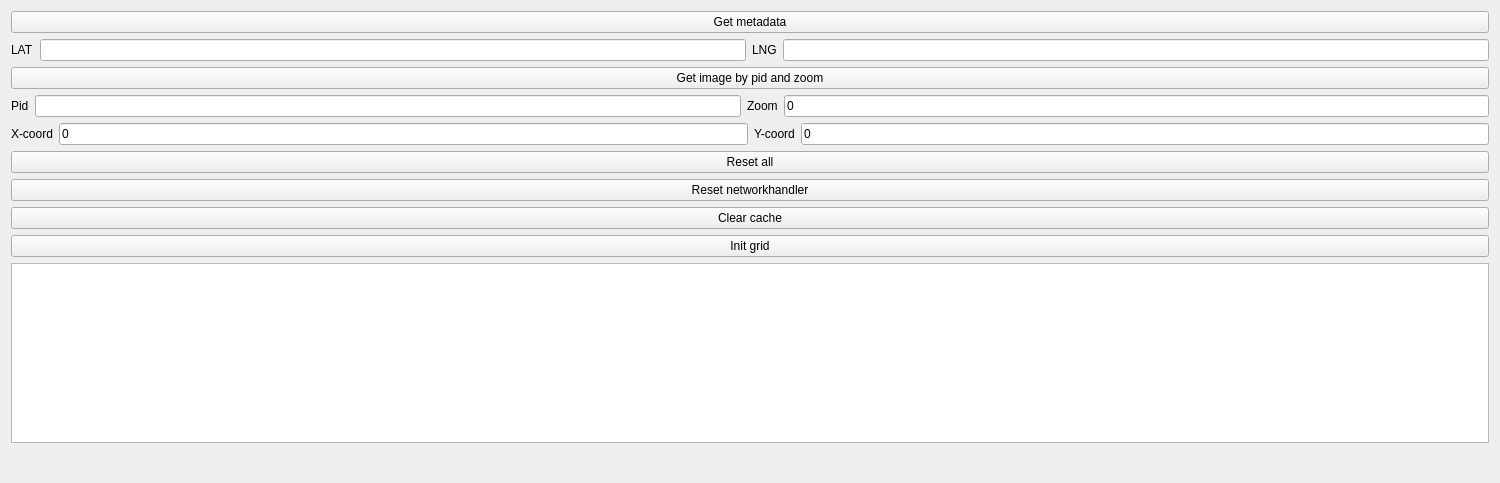
<?xml version="1.0" encoding="UTF-8"?>
<ui version="4.0">
 <class>MainWidget</class>
 <widget class="QWidget" name="MainWidget">
  <property name="geometry">
   <rect>
    <x>0</x>
    <y>0</y>
    <width>1500</width>
    <height>483</height>
   </rect>
  </property>
  <property name="sizePolicy">
   <sizepolicy hsizetype="Expanding" vsizetype="Expanding">
    <horstretch>0</horstretch>
    <verstretch>0</verstretch>
   </sizepolicy>
  </property>
  <property name="windowTitle">
   <string>MainWidget</string>
  </property>
  <layout class="QHBoxLayout" name="horizontalLayout">
   <item>
    <layout class="QVBoxLayout" name="verticalLayout_2">
     <item>
      <widget class="QPushButton" name="pbGetMetadata">
       <property name="text">
        <string>Get metadata</string>
       </property>
      </widget>
     </item>
     <item>
      <layout class="QHBoxLayout" name="horizontalLayout_2">
       <item>
        <widget class="QLabel" name="lLat">
         <property name="text">
          <string>LAT</string>
         </property>
        </widget>
       </item>
       <item>
        <widget class="QLineEdit" name="leLat"/>
       </item>
       <item>
        <widget class="QLabel" name="lLng">
         <property name="text">
          <string>LNG</string>
         </property>
        </widget>
       </item>
       <item>
        <widget class="QLineEdit" name="leLng"/>
       </item>
      </layout>
     </item>
     <item>
      <widget class="QPushButton" name="pbGetImageByPidAndZoom">
       <property name="text">
        <string>Get image by pid and zoom</string>
       </property>
      </widget>
     </item>
     <item>
      <layout class="QHBoxLayout" name="horizontalLayout_3">
       <item>
        <widget class="QLabel" name="lPid">
         <property name="text">
          <string>Pid</string>
         </property>
        </widget>
       </item>
       <item>
        <widget class="QLineEdit" name="lePid"/>
       </item>
       <item>
        <widget class="QLabel" name="lZoom">
         <property name="text">
          <string>Zoom</string>
         </property>
        </widget>
       </item>
       <item>
        <widget class="QLineEdit" name="leZoom">
         <property name="text">
          <string>0</string>
         </property>
        </widget>
       </item>
      </layout>
     </item>
     <item>
      <layout class="QHBoxLayout" name="horizontalLayout_4">
       <item>
        <widget class="QLabel" name="lXCoord">
         <property name="text">
          <string>X-coord</string>
         </property>
        </widget>
       </item>
       <item>
        <widget class="QLineEdit" name="leXCoord">
         <property name="text">
          <string>0</string>
         </property>
        </widget>
       </item>
       <item>
        <widget class="QLabel" name="lYCoord">
         <property name="text">
          <string>Y-coord</string>
         </property>
        </widget>
       </item>
       <item>
        <widget class="QLineEdit" name="leYCoord">
         <property name="text">
          <string>0</string>
         </property>
        </widget>
       </item>
      </layout>
     </item>
     <item>
      <widget class="QPushButton" name="pbResetAll">
       <property name="text">
        <string>Reset all</string>
       </property>
      </widget>
     </item>
     <item>
      <widget class="QPushButton" name="pbResetNH">
       <property name="text">
        <string>Reset networkhandler</string>
       </property>
      </widget>
     </item>
     <item>
      <widget class="QPushButton" name="pbClearCache">
       <property name="text">
        <string>Clear cache</string>
       </property>
      </widget>
     </item>
     <item>
      <widget class="QPushButton" name="pbInitGrid">
       <property name="text">
        <string>Init grid</string>
       </property>
      </widget>
     </item>
     <item>
      <widget class="QPlainTextEdit" name="pteLog"/>
     </item>
     <item>
      <spacer name="verticalSpacer_2">
       <property name="orientation">
        <enum>Qt::Vertical</enum>
       </property>
       <property name="sizeHint" stdset="0">
        <size>
         <width>20</width>
         <height>40</height>
        </size>
       </property>
      </spacer>
     </item>
    </layout>
   </item>
   <item>
    <layout class="QGridLayout" name="grid">
     <property name="sizeConstraint">
      <enum>QLayout::SetNoConstraint</enum>
     </property>
    </layout>
   </item>
  </layout>
 </widget>
 <layoutdefault spacing="6" margin="11"/>
 <resources/>
 <connections/>
</ui>
